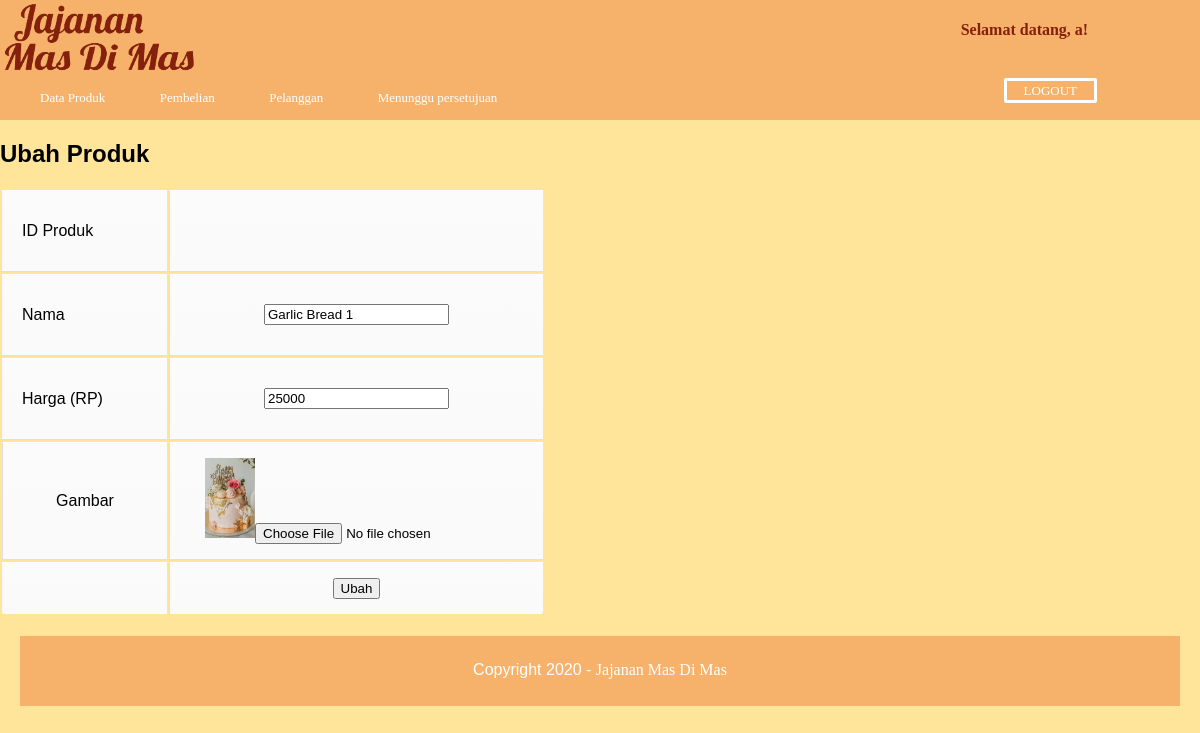
The app's page /admin.php?halaman=ubahproduk&id=1 (signed in) with its own data.
### tables this page shows
CREATE TABLE `produk` (
  `id_produk` int(10) NOT NULL,
  `nama` varchar(100) NOT NULL,
  `harga` int(10) NOT NULL,
  `gambar` varchar(200) NOT NULL,
  `deskripsi` text NOT NULL
);

### ubahproduk.php (the view, shortened to what this page needs)
<?php
include 'konek.php';
$ambil=$con->query("SELECT * FROM produk WHERE id_produk='$_GET[id]'");
$data = mysqli_fetch_array($ambil);
?>
<h2>Ubah Produk</h2>
<form method='post' enctype='multipart/form-data'>
	<table>
		<tr>
			<td width="110"><p>ID Produk</p></td>
			<td><input type='hidden' name='id_produk' value="<?php echo $data['id_produk'] ?>"></td>
		</tr>
		<tr>
			<td><p>Nama</p></td>
			<td><input type='text' name='nama' value="<?php echo $data['nama'] ?>"></td>
		</tr>
		<tr>
			<td><p>Harga (RP)</p></td>
			<td><input type='number' name='harga' value="<?php echo $data['harga'] ?>"></td>
		</tr>
		<tr>
			<td><p>Gambar</p></td>
			<td><img src="gambar/<?php echo $data['gambar'];?>"width="50" height="80"><input type='file' name='gambar' value="<?php echo $data['gambar'] ?>"></td>
		</tr>
		<tr>
			<td></td>
			<td><input type="submit" name="ubah" value="Ubah"></td>
		</tr>
	</table>
</form>

### css_admin/admin.css (style rules this page uses)
body { background-color: #FFE599; margin: 0; font-family: sans-serif; }
table tr { text-align: center; padding-left: 20px; }
table td:first-child { text-align: left; padding-left: 20px; border-left: 0; }
table td { padding: 15px 35px; border-top: 1px solid #ffffff; border-bottom: 1px solid #e0e0e0; border-left: 1px solid #e0e0e0; background: #fafafa; background: -webkit-gradient(linear, left top, left bottom, from(#fbfbfb), to(#fafafa)); background: -moz-linear-gradient(top, #fbfbfb, #fafafa); }
table tr:last-child td { border-bottom: 0; }
table tr:last-child td:first-child { -moz-border-radius-bottomleft: 3px; -webkit-border-bottom-left-radius: 3px; border-bottom-left-radius: 3px; }
table tr:last-child td:last-child { -moz-border-radius-bottomright: 3px; -webkit-border-bottom-right-radius: 3px; border-bottom-right-radius: 3px; }

### records on screen
produk: nama "Garlic Bread 1", harga "25000", gambar (picture)

### other values on screen
$_SESSION['username'] "a"
